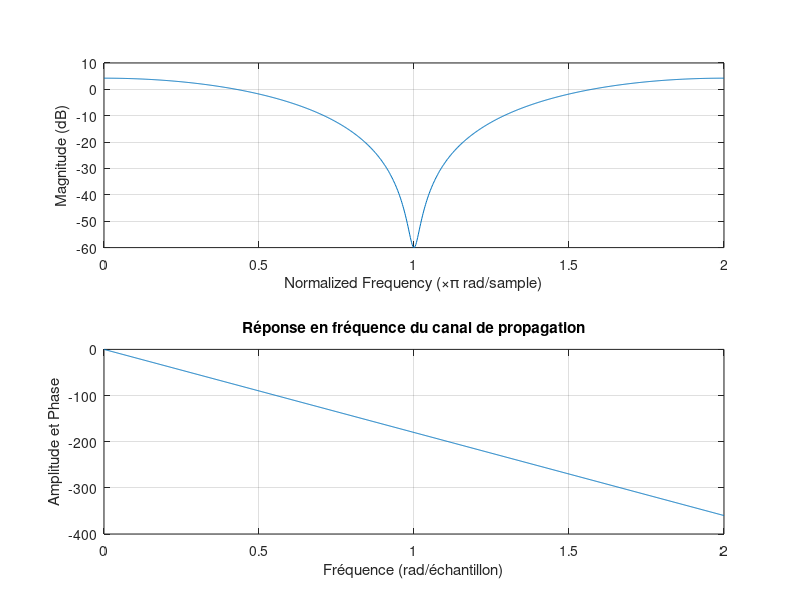

Reproduce this figure in MATLAB. (Note: this script raises an error after producing the figure.)
% pas encore commencer



%on ferme tout 
clear all;
close all;

% réponse impultionelle 
h = [0.407,0.815,0.407];
%% tracé du module et de la phase de la réponse en fréquence du canal de propagation.
freqz(h,1,1024,'whole')
title('Réponse en fréquence du canal de propagation');
xlabel('Fréquence (rad/échantillon)');
ylabel('Amplitude et Phase');
grid on;


%% variables 
N = 16;
N_actif = 16;
nb_bits = 1000;



%% figure de zinzin
figure('Name','DSP')
     %% modulateur 


        % Mapping
        S=zeros(N, nb_bits);
        for i=1:N_actif
            S(i,:) = randi([0 1],1,nb_bits)*2 -1;
        end 




        %% Canal
        Xe = ifft(S,N);
        Y = reshape(Xe, 1, nb_bits*N);


        %filtre 
        SignalSortieCanal=filter(h,1,Y) ;

        %dsp
        dsp = pwelch(SignalSortieCanal,[],[],[],16,'centered'); % on utilise la fréquence pour centrer correctement pwelch
        
        %tracé
        nexttile
        plot(10*log(dsp))
        xlabel('fréquence')
        ylabel('dsp')
     %% Démodulation 

     %démodulation
     Y_reshape = reshape(SignalSortieCanal, size(Xe));
     Y_recep = fft(Y_reshape,N);
     Y_recep = sign(Y_recep);
        
     %diagramme de l'oeil porteuse 6 et 15
     porteuse6 = real(Y_reshape(6, :));
     porteuse15 = real(Y_reshape(15, :));

     eyediagram(porteuse6,N);
     eyediagram(porteuse15,N);
        


     %% TEB
     Y_fin = [];
     for i=1:length(Y_recep)
        if real(Y_recep)>0
            Y_fin = [Y_fin 1];
        else
            Y_fin= [Y_fin -1];
        end
     end
     TEB = mean(S~=Y_fin,"all")